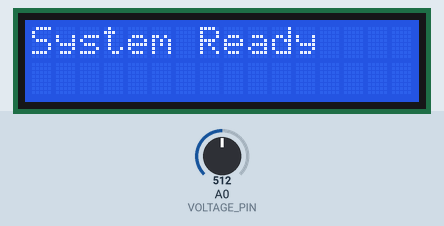
Recording of a sketch running on a simulated Arduino Uno, built with avr-gcc and run on an emulated ATmega328P. On the bench: 16×2 character LCD. The inputs (shaded band) are chosen by the test bench; at power-on: A0 (VOLTAGE_PIN) = 512. The local clock reads 2024-03-15 10:24:30 at power-on unless the sketch sets it; storage starts empty; what the sketch prints to the serial monitor is not drawn.

Above: at 1.4 s.
At 3.8 s:
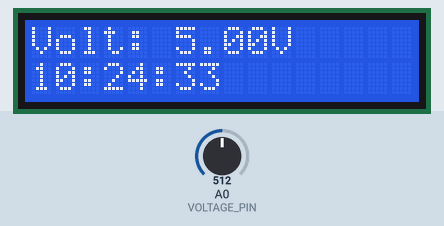
3.9 s: A0 (VOLTAGE_PIN) set to 716
At 4.7 s:
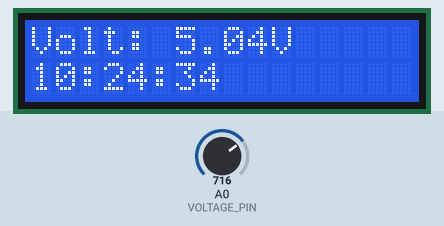
6.7 s: A0 (VOLTAGE_PIN) set to 900
At 8.0 s:
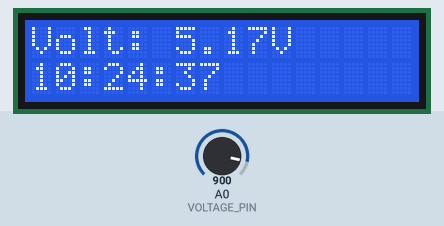
9.7 s: A0 (VOLTAGE_PIN) set to 1023
At 11.0 s:
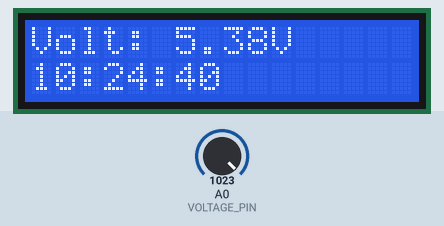
Timing chart, 0 to 12.7 s (numbered marks = the images above; inputs shaded):
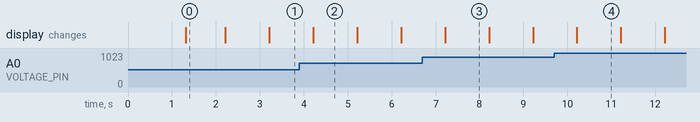

The sketch:

Data_Logging.ino
```cpp
#include <Wire.h>
#include <SPI.h>

#include <SD.h>
#include <LiquidCrystal.h>
#include <RTClib.h>

#define VOLTAGE_PIN A0
#define CS_PIN 10

// LCD pins: RS, EN, D4, D5, D6, D7
LiquidCrystal lcd(7, 8, 9, 5, 6, A3);

// DS3231 RTC instance
RTC_DS3231 rtc;

File dataFile;

unsigned long lastSecondMillis = 0;
const unsigned long SECOND_INTERVAL = 1000UL;

bool loggedThisMinute = false; // prevents multiple writes in the same minute

// --- Averaging buffer (1 minute) ---
const uint8_t SAMPLE_COUNT = 60;        // number of seconds to average
int samples[SAMPLE_COUNT];              // raw ADC samples (0..1023)
uint16_t sampleIndex = 0;
uint32_t sampleSum = 0;
bool bufferFilled = false;

// reference voltage for ADC conversion (set 5.0 or 3.3)
const float REF_VOLTAGE = 5.0;
const float DIVIDER_FACTOR = 2.0; // adjust if your divider ratio differs

// Logging retry parameters
const uint8_t MAX_OPEN_RETRIES = 5;
const unsigned long RETRY_DELAY_MS = 120; // small delay between retries

// Helper: attempt to append a line to file with retries and SD re-init fallback
bool safeAppendLine(const char *filename, const char *line) {
  for (uint8_t attempt = 0; attempt < MAX_OPEN_RETRIES; ++attempt) {
    // Ensure CS is high before calling SD.open to avoid stray low
    digitalWrite(CS_PIN, HIGH);
    File f = SD.open(filename, FILE_WRITE);
    if (f) {
      // success
      f.println(line);
      f.close();
      Serial.print("SD: wrote (attempt ");
      Serial.print(attempt + 1);
      Serial.println(")");
      return true;
    } else {
      Serial.print("SD: open failed (attempt ");
      Serial.print(attempt + 1);
      Serial.println(")");
      // try small delay to let card settle
      delay(RETRY_DELAY_MS);
      // attempt to re-init SD bus (sometimes module needs re-init)
      Serial.println("SD: retrying SD.begin()");
      if (!SD.begin(CS_PIN)) {
        Serial.println("SD.begin() retry FAILED");
      } else {
        Serial.println("SD.begin() retry OK");
      }
    }
  }
  // all attempts failed
  Serial.println("SD: ALL OPEN ATTEMPTS FAILED");
  return false;
}

void setup() {
  Serial.begin(115200);
  while (!Serial) { /* wait for Serial on some boards */ }

  lcd.begin(16, 2);
  lcd.print("Solar Logger");
  delay(1200);
  lcd.clear();

  // Initialize RTC
  lcd.print("RTC Init...");
  if (!rtc.begin()) {
    lcd.clear();
    lcd.print("RTC FAIL!");
    Serial.println("RTC FAIL - halting");
    while (1); // Halt if RTC not found
  }
  lcd.clear();

  // Prepare SD: ensure CS is OUTPUT and set HIGH (required on some modules)
  pinMode(CS_PIN, OUTPUT);
  digitalWrite(CS_PIN, HIGH);

  lcd.print("SD Init...");
  if (!SD.begin(CS_PIN)) {
    lcd.clear();
    lcd.print("SD FAIL!");
    Serial.println("Initial SD.begin() FAILED");
    // don't halt — continue to allow diagnostics, but file ops will fail until fixed
  } else {
    Serial.println("SD.begin() OK");
  }
  lcd.clear();

  // Create header if file doesn't exist
  if (!SD.exists("solar_voltage.csv")) {
    Serial.println("Header missing: creating solar_voltage.csv");
    if (!safeAppendLine("solar_voltage.csv", "Date,Time,Voltage(V)")) {
      Serial.println("Failed to create header on solar_voltage.csv");
    }
  } else {
    Serial.println("Header exists");
  }

  lcd.print("System Ready");
  delay(900);
  lcd.clear();

  // Initialize timer
  lastSecondMillis = millis();

  // Initialize sample buffer with first reading to avoid 0-average
  int first = analogRead(VOLTAGE_PIN);
  for (uint8_t i = 0; i < SAMPLE_COUNT; ++i) {
    samples[i] = first;
    sampleSum += first;
  }
  bufferFilled = true;
  sampleIndex = 0;

  Serial.println("Setup complete");
}

void loop() {
  unsigned long nowMillis = millis();

  // update every second
  if (nowMillis - lastSecondMillis >= SECOND_INTERVAL) {
    lastSecondMillis += SECOND_INTERVAL; // keep drift small

    DateTime now = rtc.now(); // read RTC (DS3231)

    // Read raw ADC and update circular buffer / running sum
    int raw = analogRead(VOLTAGE_PIN);
    // Update running sum: subtract oldest sample, add new
    sampleSum -= samples[sampleIndex];
    samples[sampleIndex] = raw;
    sampleSum += samples[sampleIndex];

    sampleIndex++;
    if (sampleIndex >= SAMPLE_COUNT) {
      sampleIndex = 0;
      bufferFilled = true;
    }

    // Calculate average ADC (use SAMPLE_COUNT once filled, else use number filled)
    uint8_t usedCount = bufferFilled ? SAMPLE_COUNT : sampleIndex;
    if (usedCount == 0) usedCount = 1; // safety

    float avgADC = ((float)sampleSum) / usedCount;

    // Convert average ADC to voltage using reference and divider
    float avgVoltage = (avgADC * REF_VOLTAGE / 1023.0) * DIVIDER_FACTOR;

    // Format strings
    char timeStr[9];
    snprintf(timeStr, sizeof(timeStr), "%02u:%02u:%02u", now.hour(), now.minute(), now.second());

    char dateStr[12];
    snprintf(dateStr, sizeof(dateStr), "%02u/%02u/%04u", now.day(), now.month(), now.year());

    // Display top row: averaged voltage (1-minute moving average)
    lcd.setCursor(0, 0);
    lcd.print("Volt: ");
    // Print voltage directly (LiquidCrystal supports float print)
    lcd.setCursor(6, 0);
    lcd.print(avgVoltage, 2);  // shows approx 'real' voltage
    lcd.print("V   ");         // pad to clear old chars

    // Display bottom row: time (seconds ticking)
    lcd.setCursor(0, 1);
    lcd.print(timeStr);
    lcd.print("   ");

    // Serial debug (optional)
    Serial.print(dateStr);
    Serial.print(",");
    Serial.print(timeStr);
    Serial.print(",");
    Serial.println(avgVoltage, 3);

    // ---- LOG INSTANTANEOUS VOLTAGE ONCE PER MINUTE ----
    if (now.second() == 0 && !loggedThisMinute) {
      // Small diagnostic: print a marker just before attempt
      Serial.println("=== Logging instant voltage NOW ===");

      // Read instantaneous ADC right now (this is the spike-capable value)
      int rawInstant = analogRead(VOLTAGE_PIN);
      float instVoltage = (rawInstant * REF_VOLTAGE / 1023.0) * DIVIDER_FACTOR;

      // Format instant voltage into a string safely (AVR)
      char voltBuf[12];
      dtostrf(instVoltage, 6, 3, voltBuf); // width=6, precision=3

      // CSV line: date,time,voltage
      char csvLine[64];
      snprintf(csvLine, sizeof(csvLine), "%s,%s,%s", dateStr, timeStr, voltBuf);

      // Attempt safe append with diagnostics
      bool ok = safeAppendLine("solar_voltage.csv", csvLine);
      if (!ok) {
        Serial.println("ERR: cannot open solar_voltage.csv after retries");
        // Optionally: try toggling CS, small delay, one final attempt
        digitalWrite(CS_PIN, HIGH);
        delay(200);
        if (SD.begin(CS_PIN)) {
          Serial.println("SD.begin() final attempt OK, trying append once more");
          File f = SD.open("solar_voltage.csv", FILE_WRITE);
          if (f) {
            f.println(csvLine);
            f.close();
            Serial.println("SD: final attempt succeeded");
          } else {
            Serial.println("SD: final open failed");
          }
        }
      }

      loggedThisMinute = true; // mark as logged for this minute
    }

    // Reset the flag once seconds != 0 so we can log again next minute
    if (now.second() != 0) {
      loggedThisMinute = false;
    }
  }

  // non-blocking: do other light tasks here if needed
}
```

Measured:
- what the display in image 0 shows lasts 0.9 s, from 1.3 s to 2.2 s
- what the display in image 2 shows lasts 1.0 s, from 4.2 s to 5.2 s
